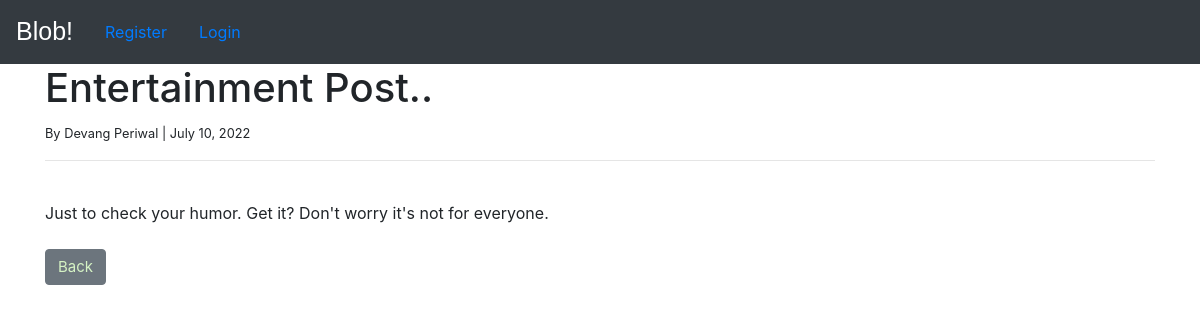
/article/7, run on the app's committed database.
### blob/models.py (models this page shows, shortened)
class Post(models.Model):
    title = models.CharField(max_length=255)
    author = models.ForeignKey(User, on_delete=models.CASCADE)
    body = models.TextField()
    post_date = models.DateField(auto_now_add=True)
    category = models.CharField(max_length=255, default='coding')

### blob/views.py (the view)
# urls.py: path('article/<int:pk>', ArticleDetailview.as_view(), name='article-detail'),
class ArticleDetailview(DetailView):
    model = Post

### templates/blob/post_detail.html (shortened to what this page needs)
{% extends 'base.html' %}
{% block content %}
<h1 style="text-transform: capitalize;">{{post.title}}</h1>
<small>By
     {{post.author.first_name}} {{post.author.last_name}}
     | {{post.post_date}}
</small>
<hr>
<br>
{{post.body|safe}}
<br>
<br>
<a href="{% url 'home'%}" class="btn btn-secondary" style="font-size:15px; color:rgb(213, 242, 196)">Back</a>
{% endblock %}

### data on the page
Post: title "Entertainment Post..", author.first_name "Devang", author.last_name "Periwal", post_date "July 10, 2022", body "Just to check your humor. Get it? Don't worry it's not for everyone."
